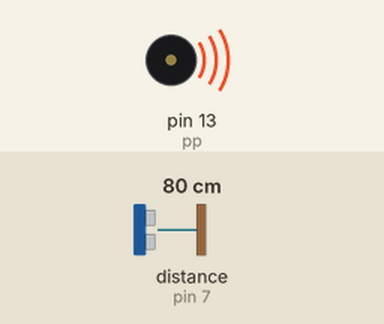
The sketch below on a simulated Arduino Uno, built with avr-gcc and run on an emulated ATmega328P. On the bench: buzzer (waves = sounding). Wiring (inferred from the names in the program): ultrasonic range finder: trigger pin 8; echo pin 7. The inputs (shaded band) are chosen by the test bench; at power-on: distance to the obstacle (sensor on pin 7) 80 cm. The echo pulse lasts 58.3 µs per cm.

Above: at 0.94 s.
1.7 s: distance to the obstacle (sensor on pin 7) set to 2 cm
At 3.1 s:
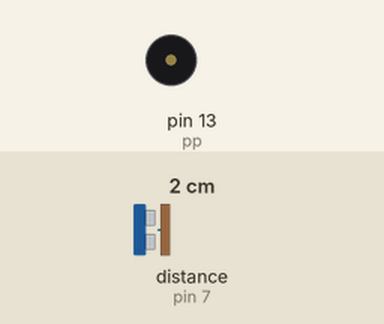
3.3 s: distance to the obstacle (sensor on pin 7) set to 203 cm
7.0 s: distance to the obstacle (sensor on pin 7) set to 4 cm
At 8.6 s:
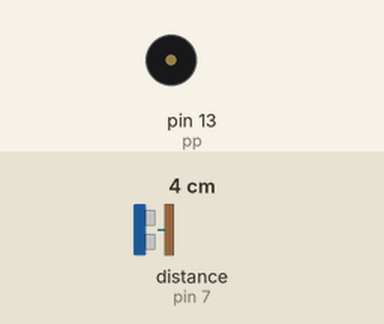
Timing chart, 0 to 14.8 s (numbered marks = the images above; inputs shaded):
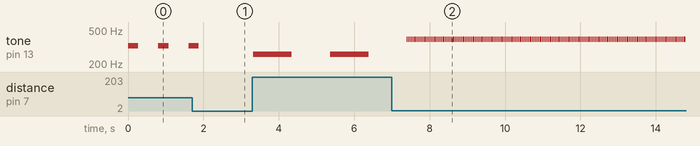

Measured:
- after the input at 1.7 s, tone on pin 13 (pp): goes on until 1.9 s, then stays silent
- after the input at 7.0 s, tone on pin 13 (pp): alternates 391 Hz for 0.01 s and silent for 0.03 s, starting after 0.40 s
- by itself, tone on pin 13 (pp): alternates 329 Hz for 0.27 s and silent for 0.54 s

The sketch:

lab8_31.ino
```cpp
// LAB8_3
//
#define pp 13
#define tr 8
#define ec 7

const int hz[] = {261, 293, 329, 349, 391};

void setup()
{
  pinMode(tr, OUTPUT);
  pinMode(ec, INPUT);
}

void loop()
{
  digitalWrite(tr, LOW);
  delayMicroseconds(10);
  digitalWrite(tr, HIGH);
  delayMicroseconds(10);
  digitalWrite(tr, LOW);

  long duration = pulseIn(ec, HIGH);
  float distance = duration / 58.2;
  float time = distance * 10;

  if(distance > 200){
    tone(pp, hz[0], time/2);

  }
  else if(distance > 100){
    tone(pp, hz[1], time/2.5);

  }
  else if(distance > 50){
    tone(pp, hz[2], time/3);

  }
  else if(distance > 10){
    tone(pp, hz[3], time/3.5);

  }
  else {
    tone(pp, hz[4], time/4);

  }

	delay(time);
    noTone(pp);
}
```
